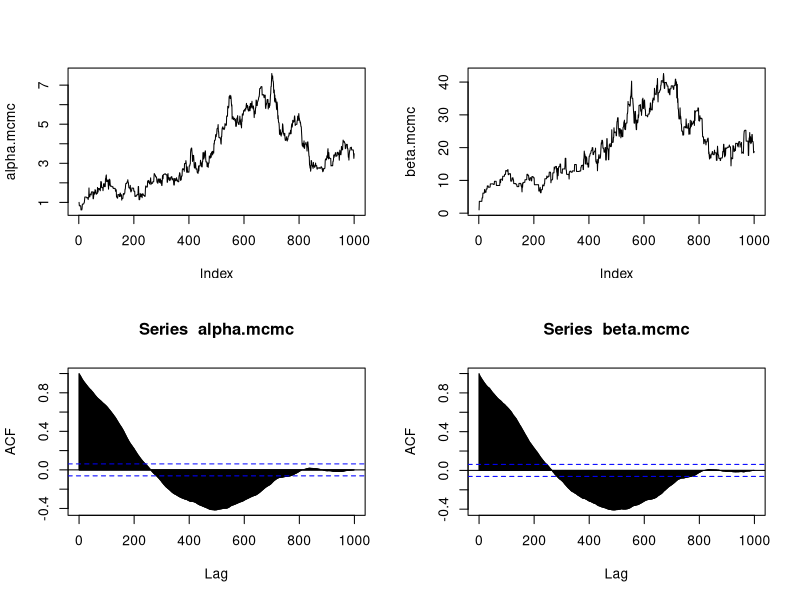
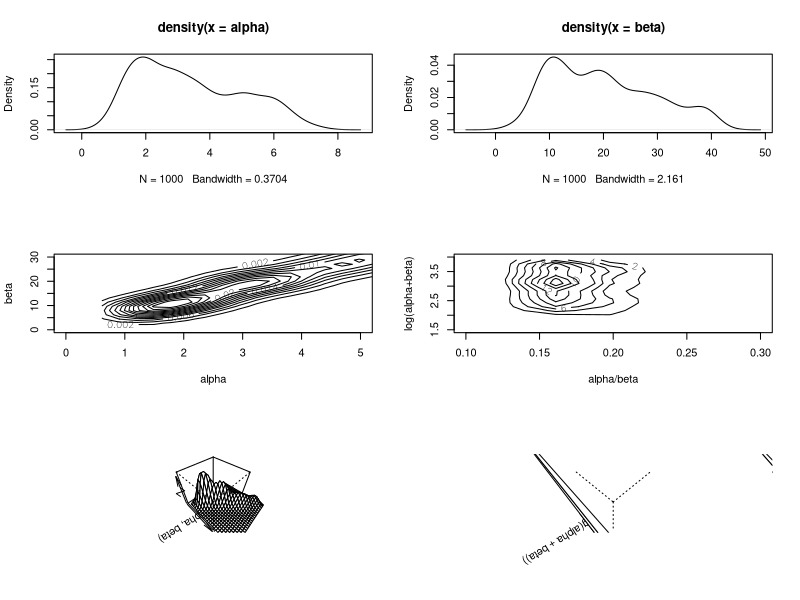

These charts were generated, in order, by the following R code:
## ---- chunk 1
knitr::opts_chunk$set(echo = TRUE)
knitr::opts_chunk$set(echo = TRUE, fig.align="center")
gc()
ls()
library(tidyverse)
library(MASS)
set.seed(47)
## ---- chunk 2
schools <- read.table ("schools.dat", header = T)
J <- nrow(schools)
y <- schools$estimate
sigma.y <- schools$sd
data <- list ("J", "y", "sigma.y") 
inits <- function(){
  list (theta=rnorm(J,0,100), mu.theta=rnorm(1,0,100), sigma.theta=runif(1,0,100))
}
parameters <- c("theta", "mu.theta", "sigma.theta")

theta.update <- function () {
  theta.hat <-
    (mu / tau ^ 2 + y / sigma.y ^ 2) / (1 / tau ^ 2 + 1 / sigma.y ^
                                          2)
  V.theta <- 1 / (1 / tau ^ 2 + 1 / sigma.y ^ 2)
  rnorm(J, theta.hat, sqrt(V.theta))
}
mu.update <- function () {
  rnorm(1, mean(theta), tau / sqrt(J))
}
tau.update <- function () {
  sqrt(sum((theta - mu) ^ 2) / rchisq(1, J - 1))
}
n.chains <- 5
n.iter <- 1000

sims <- array (NA, c(n.iter, n.chains, J+2))
dimnames(sims) <- list(NULL, NULL, c(paste("theta[", 1:8, "]", sep=""), "mu", "tau"))


for (m in 1:n.chains) {
  mu <- rnorm (1, mean(y), sd(y))
  tau <- runif (1, 0, sd(y))
  for (t in 1:n.iter) {
    theta <- theta.update()
    mu <- mu.update()
    tau <- tau.update()
    sims[t, m,] <- c(theta, mu, tau)
  }
}

big <- c()
for (i in 1:1000) {
  big[i] <- sum(sims[i,1,1:8]>28)
}
mean(big)
## ---- chunk 3
data <- read.table("rat-tumors.txt",header=T)
# Adjust this data to fit for some baseball players where p is known
# rbinom(50, 1, prob = 0.306)

y <- data$y
n <- data$N
J <- length(y)

log.prior <- function(alpha,beta) {
  {-2.5}*log(alpha + beta)
}

draw.thetas <- function(alpha,beta) {
  return(rbeta(J,alpha+y,beta+n-y))
}

draw.alpha <- function(alpha,beta,theta,prop.sd) {
  alpha.star <- rnorm(1,alpha,prop.sd)
  num <- J*(lgamma(alpha.star+beta) - lgamma(alpha.star)) +
    alpha.star*sum(log(theta)) + log.prior(alpha.star,beta)
  den <- J*(lgamma(alpha+beta)      - lgamma(alpha)) +
    alpha     *sum(log(theta)) + log.prior(alpha,beta)
# print(c(alpha,alpha.star,num,den))
  acc <- ifelse((log(runif(1))<=num - den)&&(alpha.star>0),1,0)
  alpha.acc <<- alpha.acc + acc
  return(ifelse(acc,alpha.star,alpha))
}

draw.beta <- function(alpha,beta,theta,prop.sd) {
  beta.star <- rnorm(1,beta,prop.sd)
  num <- J*(lgamma(alpha+beta.star) - lgamma(beta.star)) +
    beta.star*sum(log(1-theta)) + log.prior(alpha,beta.star)
  den <- J*(lgamma(alpha+beta)      - lgamma(beta)) +
    beta     *sum(log(1-theta)) + log.prior(alpha,beta)
# print(c(beta,beta.star,num,den))
  acc <- ifelse((log(runif(1))<=num - den)&&(beta.star>0),1,0)
  beta.acc <<- beta.acc + acc

  return(ifelse(acc,beta.star,beta))
}

################################################################  

B <- 0
M <- 1000

MM <- B + M

alpha <- matrix(NA,MM)
beta <- alpha
theta <- matrix(NA,nrow=MM,ncol=J)

# Metropolis tuning parameters
alpha.prop.sd <-  0.25
beta.prop.sd <-   3

# Initial values for the chain
alpha[1] <- 1
beta[1] <- 1
theta[1,] <- draw.thetas(alpha[1],beta[1]) # or theta[1,] <- (y+.5/(n+.5)

# Monitor acceptance frequency
alpha.acc <- 0
beta.acc <- 0

# MCMC simulation
for (m in 2:MM) {
  alpha[m] <- draw.alpha(alpha[m-1],beta[m-1],theta[m-1,],alpha.prop.sd)
  beta[m] <- draw.beta(alpha[m],beta[m-1],theta[m-1,],beta.prop.sd)
  theta[m,] <- draw.thetas(alpha[m],beta[m])
}

good <- (B+1):MM

alpha.mcmc <- alpha[good]
beta.mcmc <- beta[good]
theta.mcmc <- theta[good,]


par(mfrow=c(2,2))
plot(alpha.mcmc,type="l")
plot(beta.mcmc,type="l")
acf(alpha.mcmc,1000)
acf(beta.mcmc,1000)

print(round(c(alpha.rate=alpha.acc/MM,beta.rate=beta.acc/MM),2))

#######################################################################

par(mfrow=c(3,2))

plot(density(alpha))
plot(density(beta))

contour(kde2d(alpha,beta),xlim=c(0,5),ylim=c(0,30),xlab="alpha",ylab="beta")
contour(kde2d(alpha/beta,log(alpha+beta)),xlim=c(0.1,0.3),ylim=c(1.5,4),
        xlab="alpha/beta",ylab="log(alpha+beta)")

persp(kde2d(alpha,beta),theta=45,phi=45,xlim=c(0,5),ylim=c(0,30))
persp(kde2d(alpha/beta,log(alpha+beta)),theta=45,phi=45,xlim=c(0.1,0.3),ylim=c(1.5,4))
        
########################################################################


